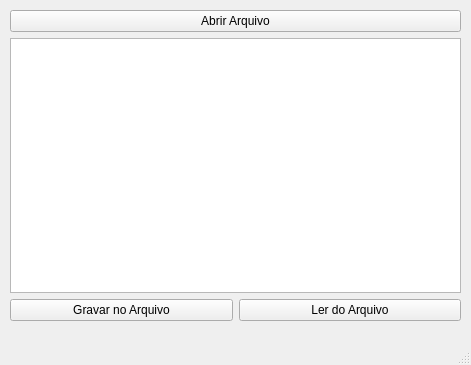
<?xml version="1.0" encoding="UTF-8"?>
<ui version="4.0">
 <class>MainWindow</class>
 <widget class="QMainWindow" name="MainWindow">
  <property name="geometry">
   <rect>
    <x>0</x>
    <y>0</y>
    <width>471</width>
    <height>365</height>
   </rect>
  </property>
  <property name="windowTitle">
   <string>MainWindow</string>
  </property>
  <widget class="QWidget" name="centralwidget">
   <widget class="QWidget" name="">
    <property name="geometry">
     <rect>
      <x>10</x>
      <y>10</y>
      <width>451</width>
      <height>311</height>
     </rect>
    </property>
    <layout class="QVBoxLayout" name="verticalLayout">
     <item>
      <widget class="QPushButton" name="pushButton">
       <property name="text">
        <string>Abrir Arquivo</string>
       </property>
      </widget>
     </item>
     <item>
      <widget class="QPlainTextEdit" name="plainTextEdit"/>
     </item>
     <item>
      <layout class="QHBoxLayout" name="horizontalLayout">
       <item>
        <widget class="QPushButton" name="btn_gravar">
         <property name="text">
          <string>Gravar no Arquivo</string>
         </property>
        </widget>
       </item>
       <item>
        <widget class="QPushButton" name="btn_ler">
         <property name="text">
          <string>Ler do Arquivo</string>
         </property>
        </widget>
       </item>
      </layout>
     </item>
    </layout>
   </widget>
  </widget>
  <widget class="QMenuBar" name="menubar">
   <property name="geometry">
    <rect>
     <x>0</x>
     <y>0</y>
     <width>471</width>
     <height>21</height>
    </rect>
   </property>
  </widget>
  <widget class="QStatusBar" name="statusbar"/>
 </widget>
 <resources/>
 <connections/>
</ui>
